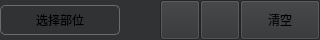
                              <widget class="QFrame" name="home_frame_right_1">
                               <property name="minimumSize">
                                <size>
                                 <width>0</width>
                                 <height>40</height>
                                </size>
                               </property>
                               <property name="maximumSize">
                                <size>
                                 <width>16777215</width>
                                 <height>40</height>
                                </size>
                               </property>
                               <property name="styleSheet">
                                <string notr="true">background-color: rgb(48, 50, 52);</string>
                               </property>
                               <layout class="QHBoxLayout" name="horizontalLayout_17">
                                <property name="spacing">
                                 <number>0</number>
                                </property>
                                <property name="leftMargin">
                                 <number>0</number>
                                </property>
                                <property name="topMargin">
                                 <number>0</number>
                                </property>
                                <property name="rightMargin">
                                 <number>0</number>
                                </property>
                                <property name="bottomMargin">
                                 <number>0</number>
                                </property>
                                <item>
                                 <widget class="QPushButton" name="btn_home_select_part">
                                  <property name="minimumSize">
                                   <size>
                                    <width>120</width>
                                    <height>30</height>
                                   </size>
                                  </property>
                                  <property name="maximumSize">
                                   <size>
                                    <width>120</width>
                                    <height>16777215</height>
                                   </size>
                                  </property>
                                  <property name="styleSheet">
                                   <string notr="true">:hover{
	background-color:rgb(76, 80, 82);
}
:pressed{
	background-color:rgb(92, 97, 100);
}

#btn_home_select_part{
	border:1px solid rgb(109, 109, 109);
	border-radius:5px;
	background-repeat:no repeat;
	background-position:right;
	background-image: url(:/icons/resources/icons/inverted-triangle_16.png);
}

#btn_home_select_part::menu-indicator{
	image:none
}</string>
                                  </property>
                                  <property name="text">
                                   <string>选择部位</string>
                                  </property>
                                 </widget>
                                </item>
                                <item>
                                 <spacer name="horizontalSpacer">
                                  <property name="orientation">
                                   <enum>Qt::Horizontal</enum>
                                  </property>
                                  <property name="sizeHint" stdset="0">
                                   <size>
                                    <width>40</width>
                                    <height>20</height>
                                   </size>
                                  </property>
                                 </spacer>
                                </item>
                                <item>
                                 <widget class="QPushButton" name="btn_home_remove_1">
                                  <property name="sizePolicy">
                                   <sizepolicy hsizetype="Minimum" vsizetype="Expanding">
                                    <horstretch>0</horstretch>
                                    <verstretch>0</verstretch>
                                   </sizepolicy>
                                  </property>
                                  <property name="minimumSize">
                                   <size>
                                    <width>40</width>
                                    <height>40</height>
                                   </size>
                                  </property>
                                  <property name="toolTip">
                                   <string>清除所选</string>
                                  </property>
                                  <property name="styleSheet">
                                   <string notr="true">QPushButton{
	border-left:1px solid rgb(109, 109, 109);
	background-repeat:no repeat;
	background-position:center;
	background-image: url(:/icons/resources/icons/remove.png);
}
:hover{
	background-color: rgb(58, 60, 62);
}
:pressed{
	background-color:rgb(68, 75, 75);
}</string>
                                  </property>
                                  <property name="text">
                                   <string/>
                                  </property>
                                 </widget>
                                </item>
                                <item>
                                 <widget class="QPushButton" name="btn_home_table">
                                  <property name="minimumSize">
                                   <size>
                                    <width>40</width>
                                    <height>40</height>
                                   </size>
                                  </property>
                                  <property name="toolTip">
                                   <string>显示表格</string>
                                  </property>
                                  <property name="styleSheet">
                                   <string notr="true">QPushButton{
	border-left:1px solid rgb(109, 109, 109);
	background-repeat:no repeat;
	background-position:center;
	background-image: url(:/icons/resources/icons/table_gray.png);
}
:hover{
	background-color: rgb(58, 60, 62);
}
:pressed{
	background-color:rgb(68, 75, 75);
}</string>
                                  </property>
                                  <property name="text">
                                   <string/>
                                  </property>
                                 </widget>
                                </item>
                                <item>
                                 <widget class="QPushButton" name="btn_home_clear_1">
                                  <property name="minimumSize">
                                   <size>
                                    <width>50</width>
                                    <height>40</height>
                                   </size>
                                  </property>
                                  <property name="styleSheet">
                                   <string notr="true">QPushButton{
	border-left:1px solid rgb(109, 109, 109);
}
:hover{
	background-color: rgb(58, 60, 62);
}
:pressed{
	background-color:rgb(68, 75, 75);
}</string>
                                  </property>
                                  <property name="text">
                                   <string>清空</string>
                                  </property>
                                 </widget>
                                </item>
                               </layout>
                              </widget>
